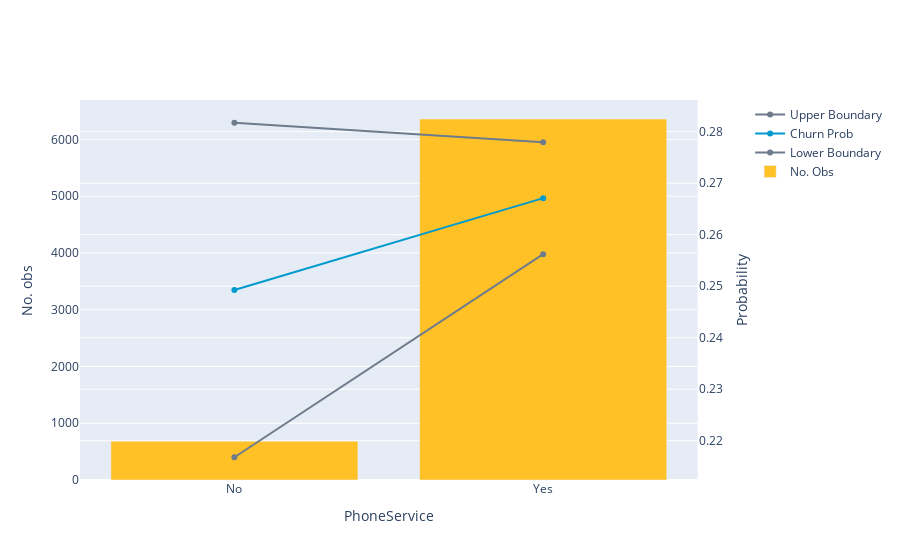

Source (notebook cell):
### Markdown cell above
Going back to our first question:

**<center>Is the percentage of churn the same across all services?</center>**

In order to have a clear definition of what does it mean service in this context, we have selected the following attributes to be analyzed:

* PhoneService,
* InternetService,
* StreamingTV,
* StreamingMovies.

For each of the earlier mention attributes, we will be performing the following steps to decide whether the churn probability behaves differently:

1. Select a service, e.g. `PhoneService,
2. Group all customers across the selected service's  categories
3. Calculate for each category:
    + `Count`: Total number of customers
    + `Churn Abs.`: Total number of observed churn
    + `Churn Prob`: Probability of churn $Churn Abs./Count$ 
    + `Upper and Lower Boundary`: Confidence interval's upper and lower boundaries, under the z-norm assumption
4. Decide if the observed difference between the probabilities of two levels is significant, e.g. by not having overlapping confidence intervals or by comparing with the mean value 26.53%  

Let's start!

**PhoneService**:

We can see that there is no significant difference between churn probability by having or not a phone service.

### Code cell
df_z_test = compare_churn_prob(df, 'PhoneService')
display(df_z_test)

### Figure 1 — Plotly figure (JSON) as saved in the notebook; plotly's stock layout.template omitted (floating-point values rounded to 4 significant figures)
{"data": [{"marker": {"color": "#6E7B8B"}, "name": "Upper Boundary", "type": "scatter", "x": ["No", "Yes"], "xaxis": "x", "y": [0.2817, 0.278], "yaxis": "y2"}, {"marker": {"color": "#009ACD"}, "name": "Churn Prob", "type": "scatter", "x": ["No", "Yes"], "xaxis": "x", "y": [0.2493, 0.2671], "yaxis": "y2"}, {"marker": {"color": "#6E7B8B"}, "name": "Lower Boundary", "type": "scatter", "x": ["No", "Yes"], "xaxis": "x", "y": [0.2168, 0.2562], "yaxis": "y2"}, {"marker": {"color": "#FFC125"}, "name": "No. Obs", "type": "bar", "x": ["No", "Yes"], "xaxis": "x", "y": [682, 6361], "yaxis": "y"}], "layout": {"xaxis": {"anchor": "y", "domain": [0, 0.94], "title": {"text": "PhoneService"}}, "yaxis": {"anchor": "x", "domain": [0, 1], "title": {"text": "No. obs"}}, "yaxis2": {"anchor": "x", "overlaying": "y", "side": "right", "title": {"text": "Probability"}}}}
